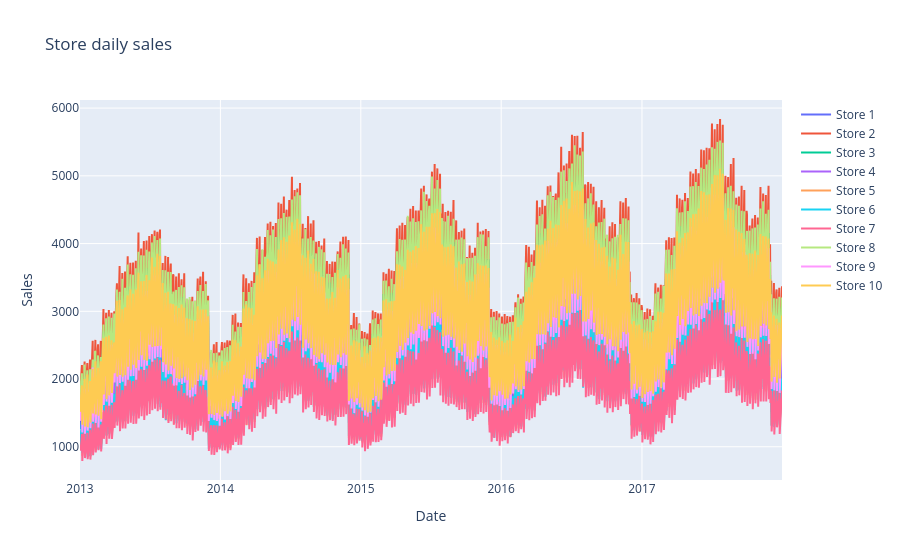

This figure's notebook cell:
### Code cell
# Daily sales by store

store_daily_sales_sc = []
for store in store_daily_sales['store'].unique():
    current_store_daily_sales = store_daily_sales[(store_daily_sales['store'] == store)]
    store_daily_sales_sc.append(go.Scatter(x=current_store_daily_sales['date'], y=current_store_daily_sales['sales'], name=('Store %s' % store)))

layout = go.Layout(title='Store daily sales', xaxis=dict(title='Date'), yaxis=dict(title='Sales'))
fig = go.Figure(data=store_daily_sales_sc, layout=layout)
iplot(fig)

### Figure 1 — Plotly figure (JSON) as saved in the notebook; plotly's stock layout.template omitted (floating-point values rounded to 4 significant figures; data arrays with more than 128 entries replaced by an {"elided": "..."} marker saying what was removed)
{"data": [{"name": "Store 1", "type": "scatter", "x": {"elided": "1826 str values"}, "y": {"elided": "1826 int values"}}, {"name": "Store 2", "type": "scatter", "x": {"elided": "1826 str values"}, "y": {"elided": "1826 int values"}}, {"name": "Store 3", "type": "scatter", "x": {"elided": "1826 str values"}, "y": {"elided": "1826 int values"}}, {"name": "Store 4", "type": "scatter", "x": {"elided": "1826 str values"}, "y": {"elided": "1826 int values"}}, {"name": "Store 5", "type": "scatter", "x": {"elided": "1826 str values"}, "y": {"elided": "1826 int values"}}, {"name": "Store 6", "type": "scatter", "x": {"elided": "1826 str values"}, "y": {"elided": "1826 int values"}}, {"name": "Store 7", "type": "scatter", "x": {"elided": "1826 str values"}, "y": {"elided": "1826 int values"}}, {"name": "Store 8", "type": "scatter", "x": {"elided": "1826 str values"}, "y": {"elided": "1826 int values"}}, {"name": "Store 9", "type": "scatter", "x": {"elided": "1826 str values"}, "y": {"elided": "1826 int values"}}, {"name": "Store 10", "type": "scatter", "x": {"elided": "1826 str values"}, "y": {"elided": "1826 int values"}}], "layout": {"title": {"text": "Store daily sales"}, "xaxis": {"title": {"text": "Date"}}, "yaxis": {"title": {"text": "Sales"}}}}
